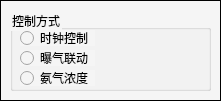
  <widget class="QFrame" name="frame_control_mode">
   <property name="geometry">
    <rect>
     <x>281</x>
     <y>760</y>
     <width>221</width>
     <height>101</height>
    </rect>
   </property>
   <property name="sizePolicy">
    <sizepolicy hsizetype="Preferred" vsizetype="Preferred">
     <horstretch>0</horstretch>
     <verstretch>0</verstretch>
    </sizepolicy>
   </property>
   <property name="styleSheet">
    <string notr="true">background-color: rgb(245, 245, 245);</string>
   </property>
   <property name="frameShape">
    <enum>QFrame::Box</enum>
   </property>
   <property name="frameShadow">
    <enum>QFrame::Plain</enum>
   </property>
   <widget class="QGroupBox" name="groupBox">
    <property name="geometry">
     <rect>
      <x>10</x>
      <y>10</y>
      <width>201</width>
      <height>81</height>
     </rect>
    </property>
    <property name="title">
     <string>控制方式</string>
    </property>
    <widget class="QRadioButton" name="timeControlRadioButton">
     <property name="geometry">
      <rect>
       <x>10</x>
       <y>20</y>
       <width>75</width>
       <height>16</height>
      </rect>
     </property>
     <property name="font">
      <font>
       <weight>50</weight>
       <bold>false</bold>
       <underline>false</underline>
      </font>
     </property>
     <property name="text">
      <string>时钟控制</string>
     </property>
     <attribute name="buttonGroup">
      <string notr="true">buttonGroup</string>
     </attribute>
    </widget>
    <widget class="QRadioButton" name="aerationControlRadioButton">
     <property name="geometry">
      <rect>
       <x>10</x>
       <y>40</y>
       <width>75</width>
       <height>16</height>
      </rect>
     </property>
     <property name="font">
      <font>
       <weight>50</weight>
       <bold>false</bold>
       <underline>false</underline>
      </font>
     </property>
     <property name="text">
      <string>曝气联动</string>
     </property>
     <attribute name="buttonGroup">
      <string notr="true">buttonGroup</string>
     </attribute>
    </widget>
    <widget class="QRadioButton" name="ammoControlRadioButton">
     <property name="geometry">
      <rect>
       <x>10</x>
       <y>60</y>
       <width>75</width>
       <height>16</height>
      </rect>
     </property>
     <property name="font">
      <font>
       <weight>50</weight>
       <bold>false</bold>
       <underline>false</underline>
      </font>
     </property>
     <property name="text">
      <string>氨气浓度</string>
     </property>
     <attribute name="buttonGroup">
      <string notr="true">buttonGroup</string>
     </attribute>
    </widget>
   </widget>
  </widget>
